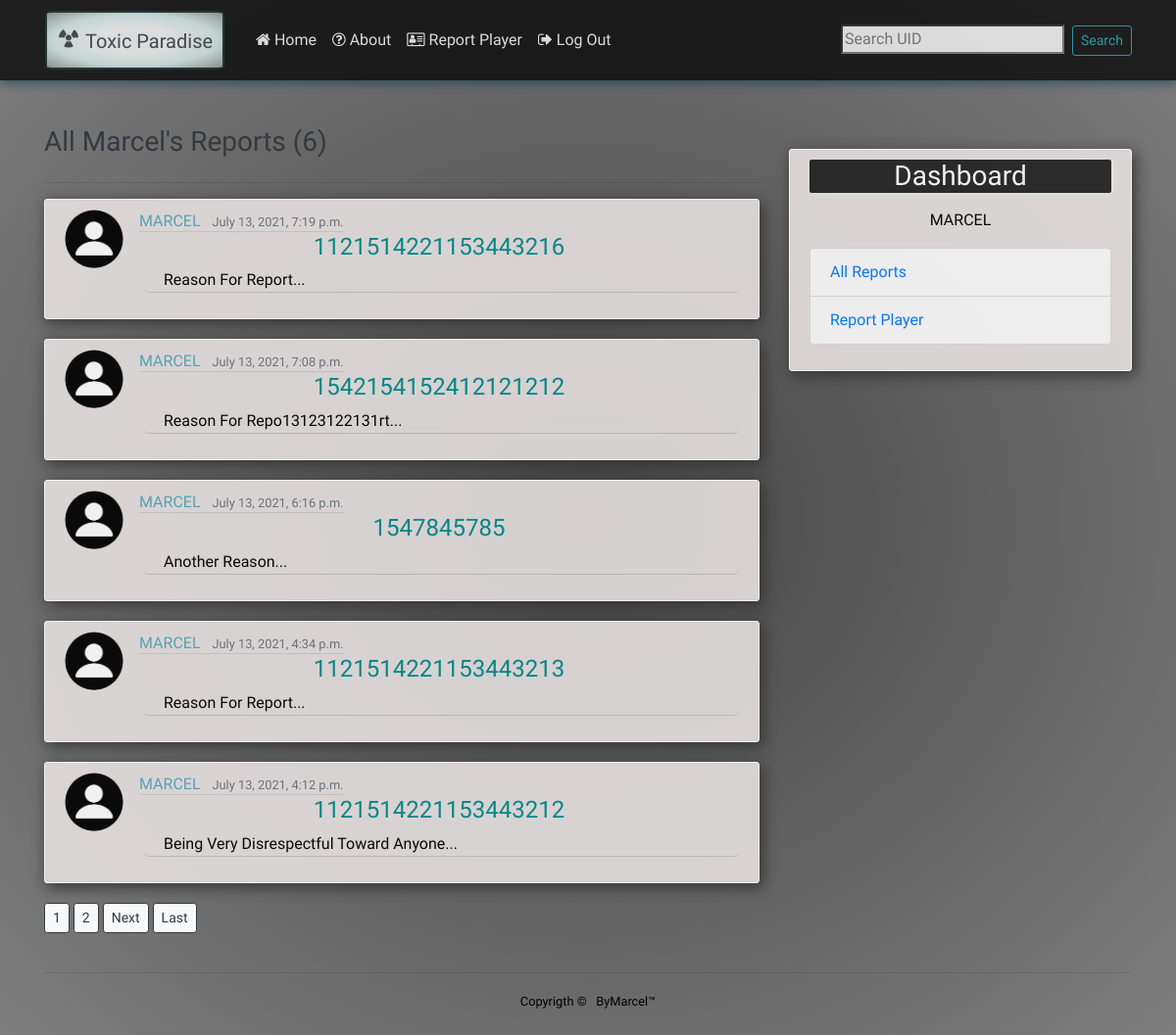
Before: /user/Marcel (signed in) with the older database file.
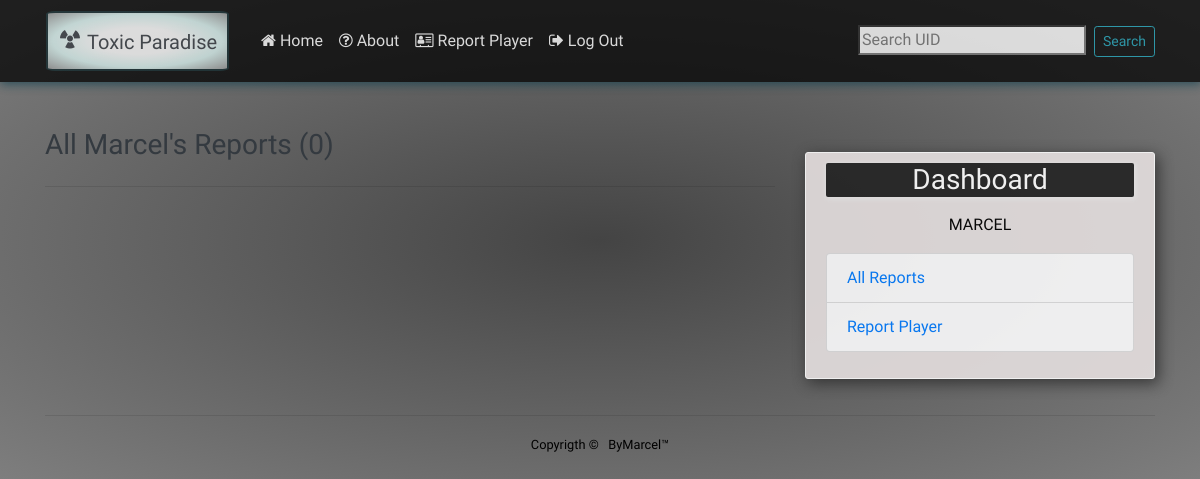
After: the same page with the newer database file.
### blog/models.py (models this page shows, shortened)
class Post(models.Model):
    ign = models.CharField(max_length=100, blank=True)
    uid = models.CharField(max_length=19 ,blank=True, unique=True)
    content = models.TextField(default='Reason for report...')
    image = models.FileField(blank=True, upload_to='postpics')
    date_posted = models.DateTimeField(default=timezone.now)
    author = models.ForeignKey(User, on_delete=models.CASCADE)
    likes = models.ManyToManyField(User, related_name='blog_posts')
    dislikes = models.ManyToManyField(User, related_name='blog_posts2')

### users/models.py (models this page shows, shortened)
class Profile(models.Model):
    user = models.OneToOneField(User, on_delete=models.CASCADE)
    image = models.ImageField(default='default.png', upload_to='proflie_pics')

### blog/views.py (the view)
# urls.py: path('user/<str:username>', UserPostListView.as_view(), name='user-posts'),
class UserPostListView(LoginRequiredMixin ,ListView):
    model = Post
    template_name = 'blog/user_posts.html'
    context_object_name = 'posts'
    ordering = ['-date_posted']
    paginate_by = 5
    def get_queryset(self):
        user = get_object_or_404(User, username=self.kwargs.get('username'))
        return Post.objects.filter(author=user).order_by('-date_posted')

### blog/templates/blog/user_posts.html (shortened to what this page needs)
{% extends 'blog/base.html' %}
{% load thumbnail %}
{% block content %}
<br>
<h3 class="mb-4 text-dark text-sm">All {{ view.kwargs.username|title }}'s Reports  ({{ page_obj.paginator.count }})</h3></h1>
<hr>
{% for post in posts %}
<article class="media content-section">
    <img class='rounded-circle article-img' src="{{ post.author.profile.image.url}}">
    <div class="media-body">
        <div class="article-metadata">
            <a class="mr-2" href="{% url 'user-posts' post.author.username %}">{{ post.author|upper}}</a>
            <small class="text-muted">{{ post.date_posted }}</small>
        </div>
        <h2><a class="article-title" href="{% url 'post-detail' post.id%}"><h4 style="font-family: 'Teko', sans-serif;color: darkcyan;">{{ post.uid|title }}</h4></h2>
        <p class="article-content">{{ post.content|title }}</p>
    </div>
</article>
{% endfor %}
{% if is_paginated %}
{% for num in page_obj.paginator.page_range %}
{% if page_obj.number == num %}
<a class="btn btn-outline-dark btn-light btn-sm mb-4" href="?page={{ num }}">{{ num }}</a>
{% elif num > page_obj.number|add:'-4' and num < page_obj.number|add:'4' %} <a class="btn btn-outline-dark btn-light btn-sm mb-4"
    href="?page={{ num }}">{{ num }}</a>
    {% endif %}
    {% endfor %}
    {% if page_obj.has_next %}
    <a class="btn btn-outline-dark btn-light btn-sm mb-4" href="?page={{ page_obj.next_page_number }}">Next</a>
    <a class="btn btn-outline-dark btn-light btn-sm mb-4" href="?page={{ page_obj.paginator.num_pages }}">Last</a>
    {% endif %}
    {% endif %}
    {% endblock content %}

Changed rows visible on the page:
removed Post: author.profile.image (placeholder picture), author "MARCEL", date_posted "July 13, 2021, 7:19 p.m.", uid "1121514221153443216", content "Reason For Report..."
removed Post: author.profile.image (placeholder picture), author "MARCEL", date_posted "July 13, 2021, 7:08 p.m.", uid "1542154152412121212", content "Reason For Repo13123122131rt..."
removed Post: author.profile.image (placeholder picture), author "MARCEL", date_posted "July 13, 2021, 6:16 p.m.", uid "1547845785", content "Another Reason..."
removed Post: author.profile.image (placeholder picture), author "MARCEL", date_posted "July 13, 2021, 4:34 p.m.", uid "1121514221153443213", content "Reason For Report..."
removed Post: author.profile.image (placeholder picture), author "MARCEL", date_posted "July 13, 2021, 4:12 p.m.", uid "1121514221153443212", content "Being Very Disrespectful Toward Anyone..."
Other visible differences:
{{ page_obj.paginator.count }}: "6" → "0"
list line gone: "1"
list line gone: "2"
text no longer shown: "Next Last"
